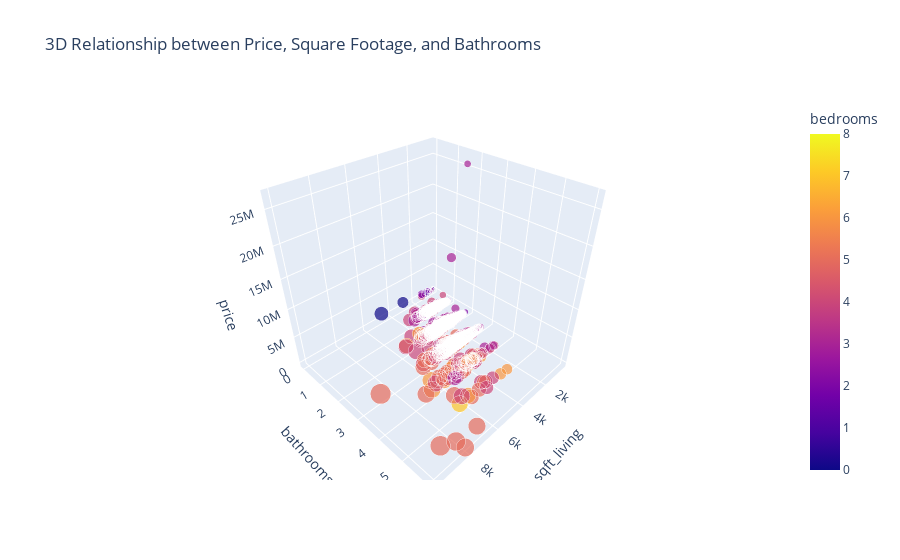

The notebook cell saved with this chart:
### Code cell
fig = px.scatter_3d(df, x='sqft_living', y='bathrooms', z='price',
                    color='bedrooms', size='sqft_living',
                    title='3D Relationship between Price, Square Footage, and Bathrooms')
fig.show()

### Figure 1 — Plotly figure (JSON) as saved in the notebook; plotly's stock layout.template omitted (floating-point values rounded to 4 significant figures; data arrays with more than 128 entries replaced by an {"elided": "..."} marker saying what was removed)
{"data": [{"hovertemplate": "sqft_living=%{marker.size}<br>bathrooms=%{y}<br>price=%{z}<br>bedrooms=%{marker.color}<extra></extra>", "legendgroup": "", "marker": {"color": {"elided": "4140 int values"}, "coloraxis": "coloraxis", "size": {"elided": "4140 int values"}, "sizemode": "area", "sizeref": 25.1, "symbol": "circle"}, "mode": "markers", "name": "", "scene": "scene", "showlegend": false, "type": "scatter3d", "x": {"elided": "4140 int values"}, "y": {"elided": "4140 int values"}, "z": {"elided": "4140 int values"}}], "layout": {"coloraxis": {"colorbar": {"title": {"text": "bedrooms"}}, "colorscale": [[0, "#0d0887"], [0.1111, "#46039f"], [0.2222, "#7201a8"], [0.3333, "#9c179e"], [0.4444, "#bd3786"], [0.5556, "#d8576b"], [0.6667, "#ed7953"], [0.7778, "#fb9f3a"], [0.8889, "#fdca26"], [1, "#f0f921"]]}, "legend": {"itemsizing": "constant", "tracegroupgap": 0}, "scene": {"domain": {"x": [0, 1], "y": [0, 1]}, "xaxis": {"title": {"text": "sqft_living"}}, "yaxis": {"title": {"text": "bathrooms"}}, "zaxis": {"title": {"text": "price"}}}, "title": {"text": "3D Relationship between Price, Square Footage, and Bathrooms"}}}
